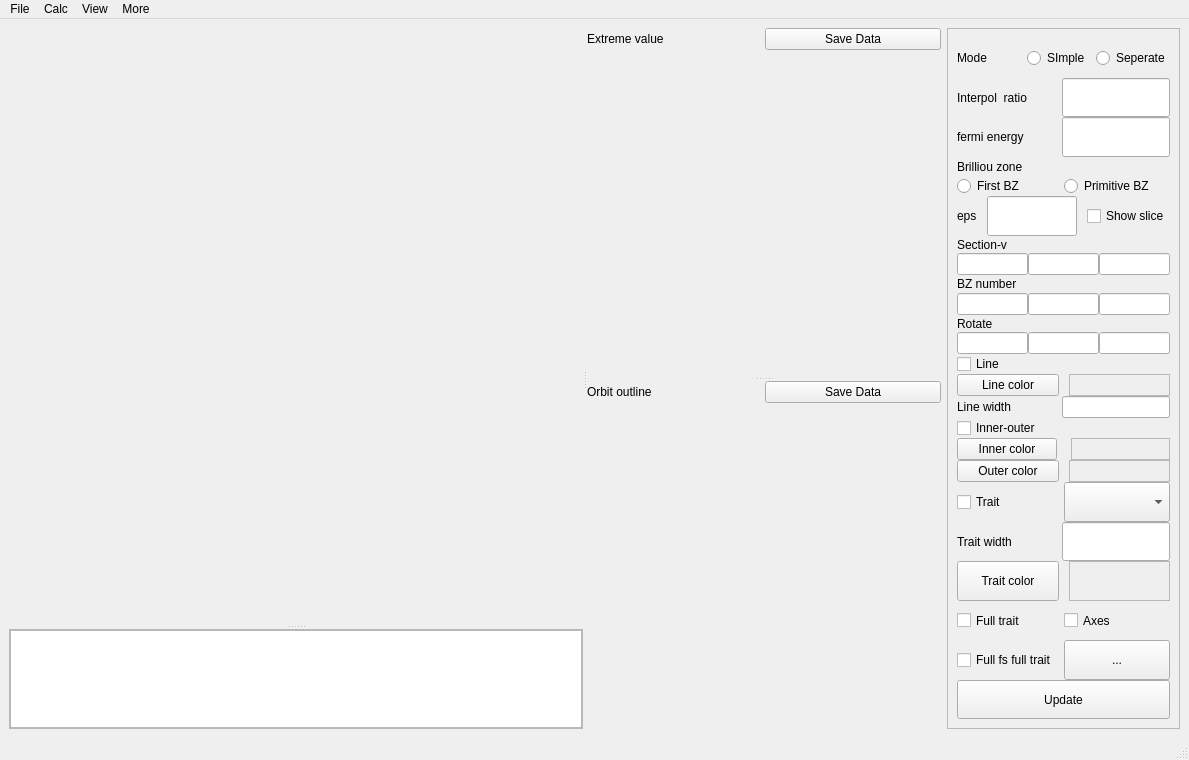
<?xml version="1.0" encoding="UTF-8"?>
<ui version="4.0">
 <class>MainWindow</class>
 <widget class="QMainWindow" name="MainWindow">
  <property name="geometry">
   <rect>
    <x>0</x>
    <y>0</y>
    <width>1189</width>
    <height>760</height>
   </rect>
  </property>
  <property name="minimumSize">
   <size>
    <width>0</width>
    <height>0</height>
   </size>
  </property>
  <property name="windowTitle">
   <string>dHvA 3D Analysis</string>
  </property>
  <property name="autoFillBackground">
   <bool>true</bool>
  </property>
  <widget class="QWidget" name="centralwidget">
   <layout class="QGridLayout" name="gridLayout">
    <item row="0" column="2">
     <widget class="QFrame" name="para_frame">
      <property name="sizePolicy">
       <sizepolicy hsizetype="Expanding" vsizetype="Expanding">
        <horstretch>1</horstretch>
        <verstretch>0</verstretch>
       </sizepolicy>
      </property>
      <property name="minimumSize">
       <size>
        <width>200</width>
        <height>700</height>
       </size>
      </property>
      <property name="autoFillBackground">
       <bool>true</bool>
      </property>
      <property name="frameShape">
       <enum>QFrame::StyledPanel</enum>
      </property>
      <property name="frameShadow">
       <enum>QFrame::Raised</enum>
      </property>
      <layout class="QGridLayout" name="gridLayout_2">
       <property name="verticalSpacing">
        <number>0</number>
       </property>
       <item row="0" column="0">
        <layout class="QHBoxLayout" name="mode_layout">
         <item>
          <widget class="QLabel" name="mode_label">
           <property name="sizePolicy">
            <sizepolicy hsizetype="Expanding" vsizetype="Expanding">
             <horstretch>0</horstretch>
             <verstretch>0</verstretch>
            </sizepolicy>
           </property>
           <property name="text">
            <string>Mode</string>
           </property>
          </widget>
         </item>
         <item>
          <widget class="QRadioButton" name="simple_button">
           <property name="sizePolicy">
            <sizepolicy hsizetype="Expanding" vsizetype="Expanding">
             <horstretch>0</horstretch>
             <verstretch>0</verstretch>
            </sizepolicy>
           </property>
           <property name="text">
            <string>SImple</string>
           </property>
           <attribute name="buttonGroup">
            <string notr="true">mode_button_group</string>
           </attribute>
          </widget>
         </item>
         <item>
          <widget class="QRadioButton" name="seperate_button">
           <property name="sizePolicy">
            <sizepolicy hsizetype="Expanding" vsizetype="Expanding">
             <horstretch>0</horstretch>
             <verstretch>0</verstretch>
            </sizepolicy>
           </property>
           <property name="text">
            <string>Seperate</string>
           </property>
           <attribute name="buttonGroup">
            <string notr="true">mode_button_group</string>
           </attribute>
          </widget>
         </item>
        </layout>
       </item>
       <item row="1" column="0">
        <layout class="QHBoxLayout" name="interpol_ratio_layout">
         <item>
          <widget class="QLabel" name="interpol_ratio_label">
           <property name="sizePolicy">
            <sizepolicy hsizetype="Expanding" vsizetype="Expanding">
             <horstretch>0</horstretch>
             <verstretch>0</verstretch>
            </sizepolicy>
           </property>
           <property name="text">
            <string>Interpol  ratio</string>
           </property>
          </widget>
         </item>
         <item>
          <widget class="QLineEdit" name="interpol_ratio_line">
           <property name="sizePolicy">
            <sizepolicy hsizetype="Expanding" vsizetype="Expanding">
             <horstretch>0</horstretch>
             <verstretch>0</verstretch>
            </sizepolicy>
           </property>
          </widget>
         </item>
        </layout>
       </item>
       <item row="2" column="0">
        <layout class="QHBoxLayout" name="fermi_energy_layout">
         <property name="spacing">
          <number>11</number>
         </property>
         <item>
          <widget class="QLabel" name="fermi_energy">
           <property name="sizePolicy">
            <sizepolicy hsizetype="Expanding" vsizetype="Expanding">
             <horstretch>0</horstretch>
             <verstretch>0</verstretch>
            </sizepolicy>
           </property>
           <property name="text">
            <string>fermi energy</string>
           </property>
          </widget>
         </item>
         <item>
          <widget class="QLineEdit" name="fermi_energy_line">
           <property name="sizePolicy">
            <sizepolicy hsizetype="Expanding" vsizetype="Expanding">
             <horstretch>0</horstretch>
             <verstretch>0</verstretch>
            </sizepolicy>
           </property>
          </widget>
         </item>
        </layout>
       </item>
       <item row="3" column="0">
        <layout class="QVBoxLayout" name="brilliou_zone_layout">
         <item>
          <widget class="QLabel" name="brilliou_zone_label">
           <property name="sizePolicy">
            <sizepolicy hsizetype="Expanding" vsizetype="Expanding">
             <horstretch>0</horstretch>
             <verstretch>0</verstretch>
            </sizepolicy>
           </property>
           <property name="text">
            <string>Brilliou zone</string>
           </property>
          </widget>
         </item>
         <item>
          <layout class="QHBoxLayout" name="brilliou_zone_select_layout">
           <item>
            <widget class="QRadioButton" name="first_bz_button">
             <property name="sizePolicy">
              <sizepolicy hsizetype="Expanding" vsizetype="Expanding">
               <horstretch>0</horstretch>
               <verstretch>0</verstretch>
              </sizepolicy>
             </property>
             <property name="text">
              <string>First BZ</string>
             </property>
             <attribute name="buttonGroup">
              <string notr="true">bz_button_group</string>
             </attribute>
            </widget>
           </item>
           <item>
            <widget class="QRadioButton" name="primitive_bz_button">
             <property name="sizePolicy">
              <sizepolicy hsizetype="Expanding" vsizetype="Expanding">
               <horstretch>0</horstretch>
               <verstretch>0</verstretch>
              </sizepolicy>
             </property>
             <property name="text">
              <string>Primitive BZ</string>
             </property>
             <attribute name="buttonGroup">
              <string notr="true">bz_button_group</string>
             </attribute>
            </widget>
           </item>
          </layout>
         </item>
        </layout>
       </item>
       <item row="4" column="0">
        <layout class="QHBoxLayout" name="eps_show_slice_layout">
         <property name="spacing">
          <number>10</number>
         </property>
         <item>
          <layout class="QHBoxLayout" name="eps_layout">
           <item>
            <widget class="QLabel" name="eps_label">
             <property name="sizePolicy">
              <sizepolicy hsizetype="Expanding" vsizetype="Expanding">
               <horstretch>0</horstretch>
               <verstretch>0</verstretch>
              </sizepolicy>
             </property>
             <property name="text">
              <string>eps</string>
             </property>
            </widget>
           </item>
           <item>
            <widget class="QLineEdit" name="eps_line">
             <property name="sizePolicy">
              <sizepolicy hsizetype="Expanding" vsizetype="Expanding">
               <horstretch>0</horstretch>
               <verstretch>0</verstretch>
              </sizepolicy>
             </property>
            </widget>
           </item>
          </layout>
         </item>
         <item>
          <widget class="QCheckBox" name="show_slice_checkbox">
           <property name="sizePolicy">
            <sizepolicy hsizetype="Expanding" vsizetype="Expanding">
             <horstretch>0</horstretch>
             <verstretch>0</verstretch>
            </sizepolicy>
           </property>
           <property name="text">
            <string>Show slice</string>
           </property>
          </widget>
         </item>
        </layout>
       </item>
       <item row="5" column="0">
        <layout class="QVBoxLayout" name="section_v_layout">
         <item>
          <widget class="QLabel" name="section_v_label">
           <property name="sizePolicy">
            <sizepolicy hsizetype="Expanding" vsizetype="Expanding">
             <horstretch>0</horstretch>
             <verstretch>0</verstretch>
            </sizepolicy>
           </property>
           <property name="text">
            <string>Section-v</string>
           </property>
          </widget>
         </item>
         <item>
          <layout class="QHBoxLayout" name="section_v_line_layout">
           <item>
            <widget class="QLineEdit" name="section_v_line1">
             <property name="sizePolicy">
              <sizepolicy hsizetype="Expanding" vsizetype="Expanding">
               <horstretch>0</horstretch>
               <verstretch>0</verstretch>
              </sizepolicy>
             </property>
            </widget>
           </item>
           <item>
            <widget class="QLineEdit" name="section_v_line2">
             <property name="sizePolicy">
              <sizepolicy hsizetype="Expanding" vsizetype="Expanding">
               <horstretch>0</horstretch>
               <verstretch>0</verstretch>
              </sizepolicy>
             </property>
            </widget>
           </item>
           <item>
            <widget class="QLineEdit" name="section_v_line3">
             <property name="sizePolicy">
              <sizepolicy hsizetype="Expanding" vsizetype="Expanding">
               <horstretch>0</horstretch>
               <verstretch>0</verstretch>
              </sizepolicy>
             </property>
            </widget>
           </item>
          </layout>
         </item>
        </layout>
       </item>
       <item row="6" column="0">
        <layout class="QVBoxLayout" name="bz_number_layout">
         <item>
          <widget class="QLabel" name="bz_number_label">
           <property name="sizePolicy">
            <sizepolicy hsizetype="Expanding" vsizetype="Expanding">
             <horstretch>0</horstretch>
             <verstretch>0</verstretch>
            </sizepolicy>
           </property>
           <property name="text">
            <string>BZ number</string>
           </property>
          </widget>
         </item>
         <item>
          <layout class="QHBoxLayout" name="bz_number_line_layout">
           <item>
            <widget class="QLineEdit" name="bz_number_line1">
             <property name="sizePolicy">
              <sizepolicy hsizetype="Expanding" vsizetype="Expanding">
               <horstretch>0</horstretch>
               <verstretch>0</verstretch>
              </sizepolicy>
             </property>
            </widget>
           </item>
           <item>
            <widget class="QLineEdit" name="bz_number_line2">
             <property name="sizePolicy">
              <sizepolicy hsizetype="Expanding" vsizetype="Expanding">
               <horstretch>0</horstretch>
               <verstretch>0</verstretch>
              </sizepolicy>
             </property>
            </widget>
           </item>
           <item>
            <widget class="QLineEdit" name="bz_number_line3">
             <property name="sizePolicy">
              <sizepolicy hsizetype="Expanding" vsizetype="Expanding">
               <horstretch>0</horstretch>
               <verstretch>0</verstretch>
              </sizepolicy>
             </property>
            </widget>
           </item>
          </layout>
         </item>
        </layout>
       </item>
       <item row="7" column="0">
        <layout class="QVBoxLayout" name="rotate_layout">
         <item>
          <widget class="QLabel" name="rotate_label">
           <property name="sizePolicy">
            <sizepolicy hsizetype="Expanding" vsizetype="Expanding">
             <horstretch>0</horstretch>
             <verstretch>0</verstretch>
            </sizepolicy>
           </property>
           <property name="text">
            <string>Rotate</string>
           </property>
          </widget>
         </item>
         <item>
          <layout class="QHBoxLayout" name="rotate_line_layout">
           <item>
            <widget class="QLineEdit" name="rotate_line1">
             <property name="sizePolicy">
              <sizepolicy hsizetype="Expanding" vsizetype="Expanding">
               <horstretch>0</horstretch>
               <verstretch>0</verstretch>
              </sizepolicy>
             </property>
            </widget>
           </item>
           <item>
            <widget class="QLineEdit" name="rotate_line2">
             <property name="sizePolicy">
              <sizepolicy hsizetype="Expanding" vsizetype="Expanding">
               <horstretch>0</horstretch>
               <verstretch>0</verstretch>
              </sizepolicy>
             </property>
            </widget>
           </item>
           <item>
            <widget class="QLineEdit" name="rotate_line3">
             <property name="sizePolicy">
              <sizepolicy hsizetype="Expanding" vsizetype="Expanding">
               <horstretch>0</horstretch>
               <verstretch>0</verstretch>
              </sizepolicy>
             </property>
            </widget>
           </item>
          </layout>
         </item>
        </layout>
       </item>
       <item row="8" column="0">
        <layout class="QVBoxLayout" name="verticalLayout">
         <item>
          <widget class="QCheckBox" name="line_checkbox">
           <property name="sizePolicy">
            <sizepolicy hsizetype="Expanding" vsizetype="Expanding">
             <horstretch>0</horstretch>
             <verstretch>0</verstretch>
            </sizepolicy>
           </property>
           <property name="text">
            <string>Line</string>
           </property>
          </widget>
         </item>
         <item>
          <layout class="QHBoxLayout" name="line_color_layout">
           <property name="spacing">
            <number>10</number>
           </property>
           <item>
            <widget class="QPushButton" name="line_color_button">
             <property name="sizePolicy">
              <sizepolicy hsizetype="Expanding" vsizetype="Expanding">
               <horstretch>0</horstretch>
               <verstretch>0</verstretch>
              </sizepolicy>
             </property>
             <property name="text">
              <string>Line color</string>
             </property>
            </widget>
           </item>
           <item>
            <widget class="QFrame" name="line_color_frame">
             <property name="sizePolicy">
              <sizepolicy hsizetype="Expanding" vsizetype="Expanding">
               <horstretch>0</horstretch>
               <verstretch>0</verstretch>
              </sizepolicy>
             </property>
             <property name="frameShape">
              <enum>QFrame::StyledPanel</enum>
             </property>
             <property name="frameShadow">
              <enum>QFrame::Raised</enum>
             </property>
            </widget>
           </item>
          </layout>
         </item>
         <item>
          <layout class="QHBoxLayout" name="line_width_layout">
           <property name="spacing">
            <number>11</number>
           </property>
           <item>
            <widget class="QLabel" name="line_width_label">
             <property name="sizePolicy">
              <sizepolicy hsizetype="Expanding" vsizetype="Expanding">
               <horstretch>0</horstretch>
               <verstretch>0</verstretch>
              </sizepolicy>
             </property>
             <property name="text">
              <string>Line width</string>
             </property>
            </widget>
           </item>
           <item>
            <widget class="QLineEdit" name="line_width_line">
             <property name="sizePolicy">
              <sizepolicy hsizetype="Expanding" vsizetype="Expanding">
               <horstretch>0</horstretch>
               <verstretch>0</verstretch>
              </sizepolicy>
             </property>
             <property name="text">
              <string/>
             </property>
            </widget>
           </item>
          </layout>
         </item>
        </layout>
       </item>
       <item row="9" column="0">
        <layout class="QVBoxLayout" name="inner_outer_layout">
         <item>
          <widget class="QCheckBox" name="inner_outer_checkbox">
           <property name="sizePolicy">
            <sizepolicy hsizetype="Expanding" vsizetype="Expanding">
             <horstretch>0</horstretch>
             <verstretch>0</verstretch>
            </sizepolicy>
           </property>
           <property name="text">
            <string>Inner-outer</string>
           </property>
          </widget>
         </item>
         <item>
          <layout class="QHBoxLayout" name="inner_color_color_layout">
           <property name="spacing">
            <number>14</number>
           </property>
           <item>
            <widget class="QPushButton" name="inner_color_button">
             <property name="sizePolicy">
              <sizepolicy hsizetype="Expanding" vsizetype="Expanding">
               <horstretch>0</horstretch>
               <verstretch>0</verstretch>
              </sizepolicy>
             </property>
             <property name="text">
              <string>Inner color</string>
             </property>
            </widget>
           </item>
           <item>
            <widget class="QFrame" name="inner_color_frame">
             <property name="sizePolicy">
              <sizepolicy hsizetype="Expanding" vsizetype="Expanding">
               <horstretch>0</horstretch>
               <verstretch>0</verstretch>
              </sizepolicy>
             </property>
             <property name="frameShape">
              <enum>QFrame::StyledPanel</enum>
             </property>
             <property name="frameShadow">
              <enum>QFrame::Raised</enum>
             </property>
            </widget>
           </item>
          </layout>
         </item>
         <item>
          <layout class="QHBoxLayout" name="outer_color_layout">
           <property name="spacing">
            <number>10</number>
           </property>
           <item>
            <widget class="QPushButton" name="outer_color_button">
             <property name="sizePolicy">
              <sizepolicy hsizetype="Expanding" vsizetype="Expanding">
               <horstretch>0</horstretch>
               <verstretch>0</verstretch>
              </sizepolicy>
             </property>
             <property name="text">
              <string>Outer color</string>
             </property>
            </widget>
           </item>
           <item>
            <widget class="QFrame" name="outer_color_frame">
             <property name="sizePolicy">
              <sizepolicy hsizetype="Expanding" vsizetype="Expanding">
               <horstretch>0</horstretch>
               <verstretch>0</verstretch>
              </sizepolicy>
             </property>
             <property name="frameShape">
              <enum>QFrame::StyledPanel</enum>
             </property>
             <property name="frameShadow">
              <enum>QFrame::Raised</enum>
             </property>
            </widget>
           </item>
          </layout>
         </item>
        </layout>
       </item>
       <item row="10" column="0">
        <layout class="QHBoxLayout" name="trait_layout">
         <item>
          <widget class="QCheckBox" name="trait_check_box">
           <property name="sizePolicy">
            <sizepolicy hsizetype="Expanding" vsizetype="Expanding">
             <horstretch>0</horstretch>
             <verstretch>0</verstretch>
            </sizepolicy>
           </property>
           <property name="text">
            <string>Trait</string>
           </property>
          </widget>
         </item>
         <item>
          <widget class="CheckableComboBox" name="trait_select_combobox">
           <property name="sizePolicy">
            <sizepolicy hsizetype="Expanding" vsizetype="Expanding">
             <horstretch>0</horstretch>
             <verstretch>0</verstretch>
            </sizepolicy>
           </property>
          </widget>
         </item>
        </layout>
       </item>
       <item row="11" column="0">
        <layout class="QHBoxLayout" name="trait_width_layout">
         <property name="spacing">
          <number>11</number>
         </property>
         <item>
          <widget class="QLabel" name="trait_width_label">
           <property name="sizePolicy">
            <sizepolicy hsizetype="Expanding" vsizetype="Expanding">
             <horstretch>0</horstretch>
             <verstretch>0</verstretch>
            </sizepolicy>
           </property>
           <property name="text">
            <string>Trait width</string>
           </property>
          </widget>
         </item>
         <item>
          <widget class="QLineEdit" name="trait_width_line">
           <property name="sizePolicy">
            <sizepolicy hsizetype="Expanding" vsizetype="Expanding">
             <horstretch>0</horstretch>
             <verstretch>0</verstretch>
            </sizepolicy>
           </property>
          </widget>
         </item>
        </layout>
       </item>
       <item row="12" column="0">
        <layout class="QHBoxLayout" name="trait_color_layout">
         <property name="spacing">
          <number>10</number>
         </property>
         <item>
          <widget class="QPushButton" name="trait_color_button">
           <property name="sizePolicy">
            <sizepolicy hsizetype="Expanding" vsizetype="Expanding">
             <horstretch>0</horstretch>
             <verstretch>0</verstretch>
            </sizepolicy>
           </property>
           <property name="text">
            <string>Trait color</string>
           </property>
          </widget>
         </item>
         <item>
          <widget class="QFrame" name="trait_color_frame">
           <property name="sizePolicy">
            <sizepolicy hsizetype="Expanding" vsizetype="Expanding">
             <horstretch>0</horstretch>
             <verstretch>0</verstretch>
            </sizepolicy>
           </property>
           <property name="frameShape">
            <enum>QFrame::StyledPanel</enum>
           </property>
           <property name="frameShadow">
            <enum>QFrame::Raised</enum>
           </property>
          </widget>
         </item>
        </layout>
       </item>
       <item row="13" column="0">
        <layout class="QHBoxLayout" name="horizontalLayout">
         <item>
          <widget class="QCheckBox" name="full_trait_checkbox">
           <property name="sizePolicy">
            <sizepolicy hsizetype="Expanding" vsizetype="Expanding">
             <horstretch>0</horstretch>
             <verstretch>0</verstretch>
            </sizepolicy>
           </property>
           <property name="text">
            <string>Full trait</string>
           </property>
          </widget>
         </item>
         <item>
          <widget class="QCheckBox" name="axes_checkbox">
           <property name="sizePolicy">
            <sizepolicy hsizetype="Expanding" vsizetype="Expanding">
             <horstretch>0</horstretch>
             <verstretch>0</verstretch>
            </sizepolicy>
           </property>
           <property name="text">
            <string>Axes</string>
           </property>
          </widget>
         </item>
        </layout>
       </item>
       <item row="14" column="0">
        <layout class="QHBoxLayout" name="horizontalLayout_2">
         <item>
          <widget class="QCheckBox" name="full_fs_full_trait_checkbox">
           <property name="sizePolicy">
            <sizepolicy hsizetype="Expanding" vsizetype="Expanding">
             <horstretch>0</horstretch>
             <verstretch>0</verstretch>
            </sizepolicy>
           </property>
           <property name="text">
            <string>Full fs full trait</string>
           </property>
          </widget>
         </item>
         <item>
          <widget class="QPushButton" name="more_button">
           <property name="sizePolicy">
            <sizepolicy hsizetype="Expanding" vsizetype="Expanding">
             <horstretch>0</horstretch>
             <verstretch>0</verstretch>
            </sizepolicy>
           </property>
           <property name="text">
            <string>...</string>
           </property>
          </widget>
         </item>
        </layout>
       </item>
       <item row="15" column="0">
        <widget class="QPushButton" name="update_button">
         <property name="sizePolicy">
          <sizepolicy hsizetype="Expanding" vsizetype="Expanding">
           <horstretch>0</horstretch>
           <verstretch>0</verstretch>
          </sizepolicy>
         </property>
         <property name="text">
          <string>Update</string>
         </property>
        </widget>
       </item>
      </layout>
     </widget>
    </item>
    <item row="0" column="1">
     <widget class="QSplitter" name="May_preFreq_ExtVal_OrbOut_splitter">
      <property name="sizePolicy">
       <sizepolicy hsizetype="Expanding" vsizetype="MinimumExpanding">
        <horstretch>4</horstretch>
        <verstretch>0</verstretch>
       </sizepolicy>
      </property>
      <property name="minimumSize">
       <size>
        <width>0</width>
        <height>0</height>
       </size>
      </property>
      <property name="orientation">
       <enum>Qt::Horizontal</enum>
      </property>
      <widget class="QSplitter" name="May_PreFre_splitter">
       <property name="orientation">
        <enum>Qt::Vertical</enum>
       </property>
       <widget class="MayaviQWidget" name="mayavi_widget" native="true">
        <property name="sizePolicy">
         <sizepolicy hsizetype="MinimumExpanding" vsizetype="Preferred">
          <horstretch>0</horstretch>
          <verstretch>4</verstretch>
         </sizepolicy>
        </property>
        <property name="minimumSize">
         <size>
          <width>400</width>
          <height>400</height>
         </size>
        </property>
        <property name="autoFillBackground">
         <bool>false</bool>
        </property>
       </widget>
       <widget class="QScrollArea" name="predicted_frequencies_scroll_area">
        <property name="sizePolicy">
         <sizepolicy hsizetype="Preferred" vsizetype="Preferred">
          <horstretch>0</horstretch>
          <verstretch>1</verstretch>
         </sizepolicy>
        </property>
        <property name="minimumSize">
         <size>
          <width>0</width>
          <height>100</height>
         </size>
        </property>
        <property name="autoFillBackground">
         <bool>true</bool>
        </property>
        <property name="widgetResizable">
         <bool>true</bool>
        </property>
        <widget class="QWidget" name="predicted_frequencies_scroll_area_content">
         <property name="geometry">
          <rect>
           <x>0</x>
           <y>0</y>
           <width>535</width>
           <height>96</height>
          </rect>
         </property>
         <property name="sizePolicy">
          <sizepolicy hsizetype="MinimumExpanding" vsizetype="Expanding">
           <horstretch>0</horstretch>
           <verstretch>0</verstretch>
          </sizepolicy>
         </property>
         <layout class="QGridLayout" name="gridLayout_3">
          <property name="leftMargin">
           <number>0</number>
          </property>
          <property name="topMargin">
           <number>0</number>
          </property>
          <property name="rightMargin">
           <number>0</number>
          </property>
          <property name="bottomMargin">
           <number>0</number>
          </property>
          <property name="spacing">
           <number>0</number>
          </property>
          <item row="0" column="0">
           <widget class="QTableWidget" name="predicted_frequencies_tabel_view"/>
          </item>
         </layout>
        </widget>
       </widget>
      </widget>
      <widget class="QSplitter" name="ExtVal_OrbOut_splitter">
       <property name="minimumSize">
        <size>
         <width>300</width>
         <height>400</height>
        </size>
       </property>
       <property name="orientation">
        <enum>Qt::Vertical</enum>
       </property>
       <property name="handleWidth">
        <number>4</number>
       </property>
       <widget class="QWidget" name="extreme_value_widget" native="true">
        <property name="sizePolicy">
         <sizepolicy hsizetype="Preferred" vsizetype="Preferred">
          <horstretch>0</horstretch>
          <verstretch>1</verstretch>
         </sizepolicy>
        </property>
        <property name="minimumSize">
         <size>
          <width>10</width>
          <height>10</height>
         </size>
        </property>
        <property name="autoFillBackground">
         <bool>false</bool>
        </property>
        <layout class="QGridLayout" name="gridLayout_4">
         <item row="0" column="0">
          <layout class="QVBoxLayout" name="extreme_value_layout">
           <property name="spacing">
            <number>2</number>
           </property>
           <item>
            <layout class="QHBoxLayout" name="ExtVal_SetPar_layout">
             <item>
              <widget class="QLabel" name="extreme_value_label">
               <property name="text">
                <string>Extreme value</string>
               </property>
              </widget>
             </item>
             <item>
              <widget class="QPushButton" name="extreme_value_set_parameters_button">
               <property name="text">
                <string>Save Data</string>
               </property>
              </widget>
             </item>
            </layout>
           </item>
           <item>
            <widget class="MyMatplotlibFigure" name="extreme_value_pic_widget" native="true">
             <property name="sizePolicy">
              <sizepolicy hsizetype="Preferred" vsizetype="MinimumExpanding">
               <horstretch>0</horstretch>
               <verstretch>0</verstretch>
              </sizepolicy>
             </property>
             <property name="minimumSize">
              <size>
               <width>0</width>
               <height>270</height>
              </size>
             </property>
             <property name="autoFillBackground">
              <bool>false</bool>
             </property>
            </widget>
           </item>
          </layout>
         </item>
        </layout>
       </widget>
       <widget class="QWidget" name="orbit_outline_widget" native="true">
        <property name="sizePolicy">
         <sizepolicy hsizetype="Preferred" vsizetype="Preferred">
          <horstretch>0</horstretch>
          <verstretch>1</verstretch>
         </sizepolicy>
        </property>
        <property name="minimumSize">
         <size>
          <width>1</width>
          <height>1</height>
         </size>
        </property>
        <property name="autoFillBackground">
         <bool>false</bool>
        </property>
        <layout class="QGridLayout" name="gridLayout_5">
         <item row="0" column="0">
          <layout class="QVBoxLayout" name="orbit_outline_layout">
           <property name="spacing">
            <number>2</number>
           </property>
           <item>
            <layout class="QHBoxLayout" name="OrbOut_SetPar_layout">
             <item>
              <widget class="QLabel" name="orbit_outline_label">
               <property name="text">
                <string>Orbit outline</string>
               </property>
              </widget>
             </item>
             <item>
              <widget class="QPushButton" name="orbit_outline_set_parameters_button">
               <property name="text">
                <string>Save Data</string>
               </property>
              </widget>
             </item>
            </layout>
           </item>
           <item>
            <widget class="MyMatplotlibFigure" name="orbit_outline_pic_widget" native="true">
             <property name="sizePolicy">
              <sizepolicy hsizetype="Preferred" vsizetype="MinimumExpanding">
               <horstretch>0</horstretch>
               <verstretch>0</verstretch>
              </sizepolicy>
             </property>
             <property name="minimumSize">
              <size>
               <width>0</width>
               <height>270</height>
              </size>
             </property>
            </widget>
           </item>
          </layout>
         </item>
        </layout>
       </widget>
      </widget>
     </widget>
    </item>
   </layout>
  </widget>
  <widget class="QMenuBar" name="menubar">
   <property name="geometry">
    <rect>
     <x>0</x>
     <y>0</y>
     <width>1189</width>
     <height>21</height>
    </rect>
   </property>
   <property name="sizePolicy">
    <sizepolicy hsizetype="Expanding" vsizetype="Expanding">
     <horstretch>0</horstretch>
     <verstretch>0</verstretch>
    </sizepolicy>
   </property>
   <widget class="QMenu" name="menuFile">
    <property name="title">
     <string>File</string>
    </property>
    <widget class="QMenu" name="menuImport_skeaf_file">
     <property name="title">
      <string>Import skeaf file</string>
     </property>
     <addaction name="actionImport_results_long_out"/>
     <addaction name="actionImport_results_orbitoutlines_invAng_out"/>
     <addaction name="actionImport_results_orbitoutlines_invau_out"/>
     <addaction name="actionImport_all_results_file"/>
    </widget>
    <addaction name="actionImport_bxsf_file"/>
    <addaction name="menuImport_skeaf_file"/>
    <addaction name="separator"/>
   </widget>
   <widget class="QMenu" name="menuCalc">
    <property name="title">
     <string>Calc</string>
    </property>
    <widget class="QMenu" name="menuNormal_calculation">
     <property name="title">
      <string>Normal calculation</string>
     </property>
     <addaction name="actionSettng_parameters"/>
    </widget>
    <addaction name="menuNormal_calculation"/>
    <addaction name="actionSaving_results"/>
   </widget>
   <widget class="QMenu" name="menuView">
    <property name="title">
     <string>View</string>
    </property>
    <widget class="QMenu" name="menuGroup_Velocity">
     <property name="title">
      <string>Group Velocity</string>
     </property>
     <addaction name="actioncalculate"/>
     <addaction name="separator"/>
     <addaction name="actionvector"/>
     <addaction name="actionmag"/>
     <addaction name="actionavg"/>
    </widget>
    <addaction name="menuGroup_Velocity"/>
    <addaction name="actionB_direction"/>
   </widget>
   <widget class="QMenu" name="menuMore">
    <property name="title">
     <string>More</string>
    </property>
    <addaction name="actionslice"/>
   </widget>
   <addaction name="menuFile"/>
   <addaction name="menuCalc"/>
   <addaction name="menuView"/>
   <addaction name="menuMore"/>
  </widget>
  <widget class="QStatusBar" name="statusbar"/>
  <action name="actionImport_bxsf_file">
   <property name="text">
    <string>Import bxsf file</string>
   </property>
  </action>
  <action name="actionExport_figure_data">
   <property name="text">
    <string>Export figure data</string>
   </property>
  </action>
  <action name="actionSave_figure">
   <property name="text">
    <string>Save figure</string>
   </property>
  </action>
  <action name="actionImport_results_long_out">
   <property name="text">
    <string>Import results_long.out</string>
   </property>
  </action>
  <action name="actionImport_results_orbitoutlines_invAng_out">
   <property name="text">
    <string>Import results_orbitoutlines_invAng.out</string>
   </property>
  </action>
  <action name="actionImport_results_orbitoutlines_invau_out">
   <property name="text">
    <string>Import results_orbitoutlines_invau.out</string>
   </property>
  </action>
  <action name="actionImport_all_results_file">
   <property name="text">
    <string>Import all results file</string>
   </property>
  </action>
  <action name="actionImport_config_in">
   <property name="text">
    <string>Import config.in</string>
   </property>
  </action>
  <action name="actionSettng_parameters">
   <property name="text">
    <string>Settng parameters</string>
   </property>
  </action>
  <action name="actionRotating_angle_calculation">
   <property name="text">
    <string>Rotating angle calculation</string>
   </property>
  </action>
  <action name="actionSaving_results">
   <property name="text">
    <string>Save results</string>
   </property>
  </action>
  <action name="actionB_direction">
   <property name="text">
    <string>B direction</string>
   </property>
  </action>
  <action name="actioncalculate">
   <property name="text">
    <string>calculate</string>
   </property>
  </action>
  <action name="actionvector">
   <property name="checkable">
    <bool>true</bool>
   </property>
   <property name="text">
    <string>vector</string>
   </property>
  </action>
  <action name="actionmag">
   <property name="checkable">
    <bool>true</bool>
   </property>
   <property name="text">
    <string>mag</string>
   </property>
  </action>
  <action name="actionavg">
   <property name="checkable">
    <bool>true</bool>
   </property>
   <property name="text">
    <string>avg</string>
   </property>
  </action>
  <action name="actionslice">
   <property name="text">
    <string>Slice</string>
   </property>
  </action>
 </widget>
 <customwidgets>
  <customwidget>
   <class>MayaviQWidget</class>
   <extends>QWidget</extends>
   <header location="global">mayavi_show</header>
   <container>1</container>
  </customwidget>
  <customwidget>
   <class>CheckableComboBox</class>
   <extends>QComboBox</extends>
   <header location="global">comboCheckbox</header>
  </customwidget>
  <customwidget>
   <class>MyMatplotlibFigure</class>
   <extends>QWidget</extends>
   <header location="global">matplot_show</header>
   <container>1</container>
  </customwidget>
 </customwidgets>
 <resources/>
 <connections/>
 <buttongroups>
  <buttongroup name="mode_button_group"/>
  <buttongroup name="bz_button_group"/>
 </buttongroups>
</ui>
